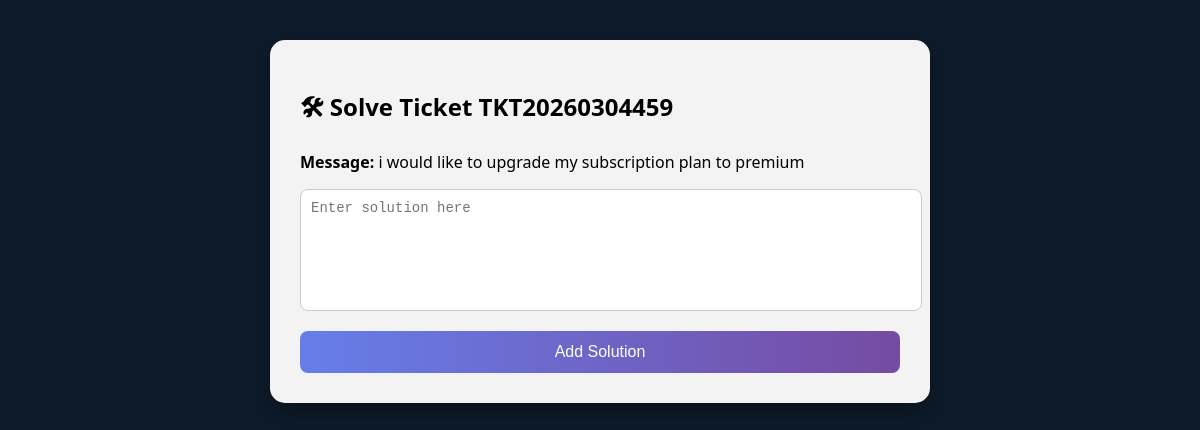
Screenshot of /solve/TKT20260304459 with the database file from the repository.
### tables this page shows
CREATE TABLE tickets
                 (ticket_id TEXT PRIMARY KEY, name TEXT, contact TEXT, 
                  ticket TEXT, category TEXT, date TEXT, priority TEXT, 
                  sentiment TEXT, solution TEXT);

### app.py (the view)
@app.route('/solve/<ticket_id>', methods=['GET', 'POST'])
def solve(ticket_id):
    conn = sqlite3.connect('tickets.db')
    c = conn.cursor()
    if request.method == 'POST':
        solution = request.form['solution']
        c.execute("UPDATE tickets SET solution=? WHERE ticket_id=?", (solution, ticket_id))
        conn.commit()
        conn.close()
        return "✅ Solution added successfully! <a href='/tickets'>Go back</a>"
    c.execute("SELECT * FROM tickets WHERE ticket_id=?", (ticket_id,))
    ticket = c.fetchone()
    conn.close()
    return render_template('solve.html', ticket=ticket)

### templates/solve.html (shortened to what this page needs)
<!DOCTYPE html>
<html>
<head>
    <link rel="stylesheet" href="{{ url_for('static', filename='style.css') }}">
</head>
<body>
<div class="container">
    <h2>🛠 Solve Ticket {{ ticket[0] }}</h2>
    <p><b>Message:</b> {{ ticket[3] }}</p>
    <form method="POST">
        <textarea name="solution" placeholder="Enter solution here" required></textarea>
        <button type="submit">Add Solution</button>
    </form>
</div>
</body>
</html>

### static/style.css (style rules this page uses)
body { margin: 0; padding: 0; font-family: 'Segoe UI', sans-serif; background: #0d1b2a; overflow-x: hidden; color: #fff; }
.container { width: 50%; margin: 40px auto; background: rgba(255,255,255,0.95); padding: 30px; border-radius: 15px; box-shadow: 0 10px 25px rgba(0,0,0,0.3); color: #000; position: relative; z-index: 1; }
input, textarea, select { width: 100%; padding: 10px; margin-bottom: 15px; border-radius: 8px; border: 1px solid #ccc; font-size: 14px; }
textarea { height: 100px; resize: none; }
button { padding: 12px; width: 100%; background: linear-gradient(to right, #667eea, #764ba2); color: white; border: none; border-radius: 8px; font-size: 16px; cursor: pointer; transition: 0.3s; }

### rows the page displays
tickets: ticket_id "TKT20260304459", ticket "i would like to upgrade my subscription plan to premium"
